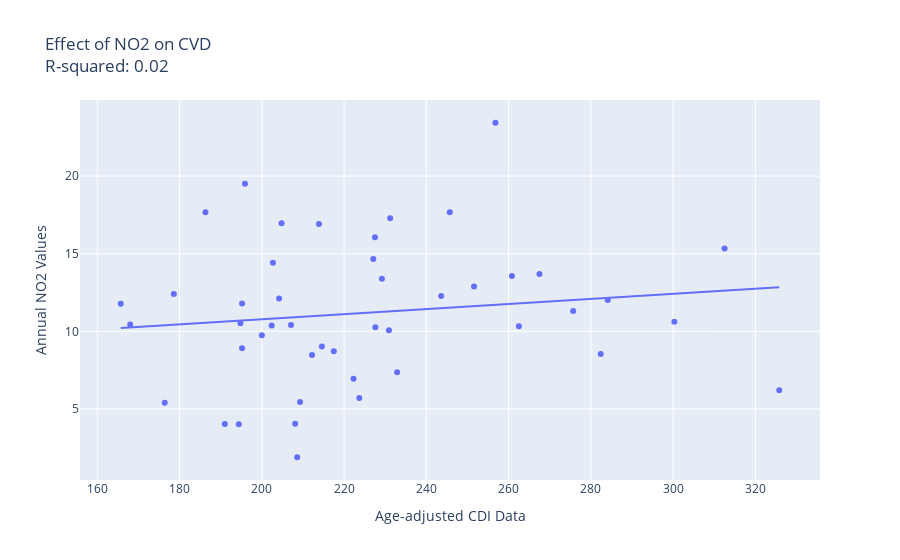

The cell this chart's notebook holds for it:
### Code cell
## NO2 and CVD
plot_indiv_cdi('NO2', "CVD", cvd_df)

### Figure 1 — Plotly figure (JSON) as saved in the notebook; plotly's stock layout.template omitted (floating-point values rounded to 4 significant figures)
{"data": [{"hovertemplate": "<b>%{hovertext}</b><br><br>Age-adjusted CDI Data=%{x}<br>Annual NO2 Values=%{y}<extra></extra>", "hovertext": ["Alabama", "Arizona", "Arkansas", "California", "Colorado", "Delaware", "Florida", "Georgia", "Hawaii", "Idaho", "Illinois", "Indiana", "Iowa", "Kansas", "Kentucky", "Louisiana", "Maine", "Maryland", "Massachusetts", "Michigan", "Minnesota", "Mississippi", "Missouri", "Montana", "Nevada", "New Hampshire", "New Jersey", "New Mexico", "New York", "North Carolina", "North Dakota", "Ohio", "Oklahoma", "Oregon", "Pennsylvania", "Rhode Island", "South Carolina", "South Dakota", "Tennessee", "Texas", "Utah", "Vermont", "Virginia", "Washington", "Wisconsin", "Wyoming"], "legendgroup": "", "marker": {"color": "#636efa", "symbol": "circle"}, "mode": "markers", "name": "", "orientation": "v", "showlegend": false, "type": "scatter", "x": [312.5, 195.9, 284.1, 202.7, 178.6, 227.1, 202.4, 245.7, 176.4, 204.8, 231.2, 243.6, 223.7, 222.3, 262.5, 282.4, 195.2, 229.2, 165.7, 267.5, 168, 325.8, 251.6, 208.6, 256.8, 191, 213.9, 200, 227.5, 217.5, 194.4, 260.8, 300.3, 194.8, 227.6, 195.2, 232.9, 209.3, 275.7, 230.9, 204.2, 212.2, 207.1, 186.3, 214.6, 208.1], "xaxis": "x", "y": [15.34, 19.5, 12.02, 14.41, 12.41, 14.66, 10.38, 17.67, 5.405, 16.96, 17.28, 12.27, 5.711, 6.94, 10.32, 8.544, 8.905, 13.38, 11.78, 13.69, 10.43, 6.199, 12.88, 1.886, 23.44, 4.031, 16.92, 9.743, 16.06, 8.716, 4.005, 13.56, 10.62, 10.53, 10.25, 11.79, 7.369, 5.44, 11.31, 10.07, 12.11, 8.47, 10.41, 17.67, 9.017, 4.047], "yaxis": "y"}, {"hovertemplate": "<b>OLS trendline</b><br>NO2 = 0.0164014 * DataValue + 7.48876<br>R<sup>2</sup>=0.018133<br><br>Age-adjusted CDI Data=%{x}<br>Annual NO2 Values=%{y} <b>(trend)</b><extra></extra>", "legendgroup": "", "marker": {"color": "#636efa", "symbol": "circle"}, "mode": "lines", "name": "", "showlegend": false, "type": "scatter", "x": [165.7, 168, 176.4, 178.6, 186.3, 191, 194.4, 194.8, 195.2, 195.2, 195.9, 200, 202.4, 202.7, 204.2, 204.8, 207.1, 208.1, 208.6, 209.3, 212.2, 213.9, 214.6, 217.5, 222.3, 223.7, 227.1, 227.5, 227.6, 229.2, 230.9, 231.2, 232.9, 243.6, 245.7, 251.6, 256.8, 260.8, 262.5, 267.5, 275.7, 282.4, 284.1, 300.3, 312.5, 325.8], "xaxis": "x", "y": [10.21, 10.24, 10.38, 10.42, 10.54, 10.62, 10.68, 10.68, 10.69, 10.69, 10.7, 10.77, 10.81, 10.81, 10.84, 10.85, 10.89, 10.9, 10.91, 10.92, 10.97, 11.0, 11.01, 11.06, 11.13, 11.16, 11.21, 11.22, 11.22, 11.25, 11.28, 11.28, 11.31, 11.48, 11.52, 11.62, 11.7, 11.77, 11.79, 11.88, 12.01, 12.12, 12.15, 12.41, 12.61, 12.83], "yaxis": "y"}], "layout": {"legend": {"tracegroupgap": 0}, "title": {"text": "Effect of NO2 on CVD<br>R-squared: 0.02"}, "xaxis": {"anchor": "y", "domain": [0, 1], "title": {"text": "Age-adjusted CDI Data"}}, "yaxis": {"anchor": "x", "domain": [0, 1], "title": {"text": "Annual NO2 Values"}}}}
